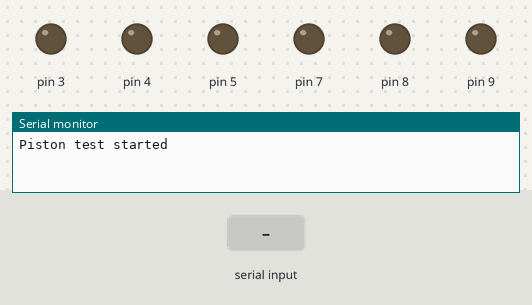
Recording of a sketch running on a simulated Arduino Uno, built with avr-gcc and run on an emulated ATmega328P. On the bench: output pins drawn as LEDs (lit = HIGH), the last lines printed to the serial monitor. The inputs (shaded band) are chosen by the test bench.

Above: at 1.2 s.
1.3 s: "90,45\n" received over Serial
At 1.9 s:
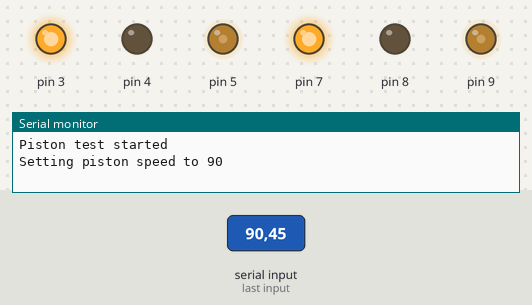
2.8 s: "30,150\n" received over Serial
At 3.1 s:
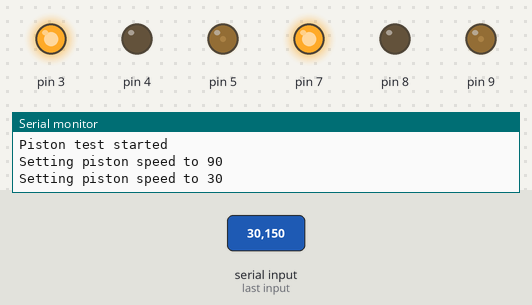
4.3 s: "200\n" received over Serial
At 5.3 s:
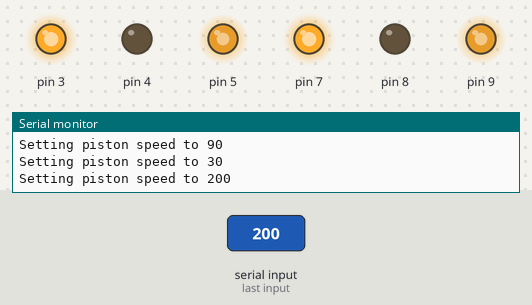
5.8 s: "90\n" received over Serial
At 6.4 s:
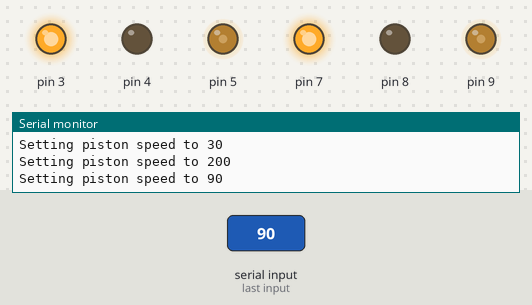
Timing chart, 0 to 8.3 s (numbered marks = the images above; inputs shaded):
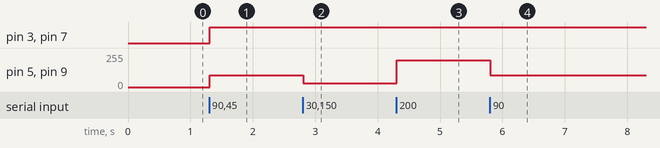

The sketch:

piston_test.ino
```cpp
class Motor
{
public:
    Motor(int param_in1, int param_in2, int param_pwm, bool param_invert = false) :
        in1(param_in1), in2(param_in2), pwm(param_pwm), invert(param_invert)
    {
        pinMode(in1, OUTPUT);
        pinMode(in2, OUTPUT);
        pinMode(pwm, OUTPUT);
    }

    Motor() : Motor(0, 0, 0)
    {}

    void write(int value)
    {
        if(invert) value = -value;

        if (value > 0)
        {
            digitalWrite(in1, HIGH);
            digitalWrite(in2, LOW);
        }
        else if (value < 0)
        {
            digitalWrite(in1, LOW);
            digitalWrite(in2, HIGH);
        }
        else
        {
            digitalWrite(in1, LOW);
            digitalWrite(in2, LOW);
        }

        analogWrite(pwm, abs(value));
    }

private:
    int in1;
    int in2;
    int pwm;
    bool invert;
};

class Piston
{
public:
    Piston(Motor param_leftMotor, Motor param_rightMotor) :
        leftMotor(param_leftMotor), rightMotor(param_rightMotor)
    {}

    Piston() : Piston(Motor(), Motor())
    {}

    void write(int value)
    {
        leftMotor.write(value);
        rightMotor.write(value);
    }

private:
    Motor leftMotor;
    Motor rightMotor;
};

Piston piston(Motor(3, 4, 5), Motor(7, 8, 9));

void setup()
{
    Serial.begin(9600);
    Serial.println("Piston test started");
}

void loop()
{
    String input = Serial.readStringUntil('\n');
    if (input.length() > 0)
    {
        int value = input.toInt();
        Serial.print("Setting piston speed to ");
        Serial.println(value);
        piston.write(value);
    }

    delay(100);
}
```

Measured:
- after the input at 1.3 s, pin 3, pin 7: LOW → HIGH at once; pin 5, pin 9: 0/255 → 90/255 at once
- after the input at 2.8 s, pin 5, pin 9: 90/255 → 30/255 at once
- after the input at 4.3 s, pin 5, pin 9: 30/255 → 200/255 at once
- after the input at 5.8 s, pin 5, pin 9: 200/255 → 90/255 at once
